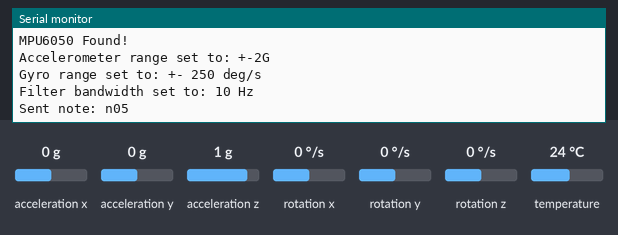
Simulated run of this sketch. Board: Arduino Leonardo, built with avr-gcc and run on an emulated ATmega32U4. On the bench: the last lines printed to the serial monitor. The test bench sets the inputs (shaded band); at power-on: acceleration x 0 g, acceleration z 1 g, acceleration y 0 g, rotation x 0 °/s, rotation y 0 °/s, rotation z 0 °/s, temperature 24 °C. No radio packets arrive unless stated.

Above: at 1.3 s.
1.4 s: acceleration x set to -1.4 g
At 2.6 s:
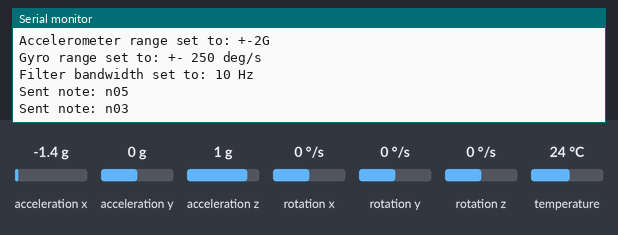
2.9 s: acceleration z set to -1.4 g
At 4.0 s:
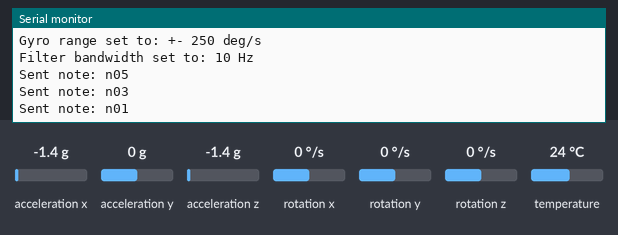
4.4 s: acceleration x set to 0.8 g
At 5.0 s:
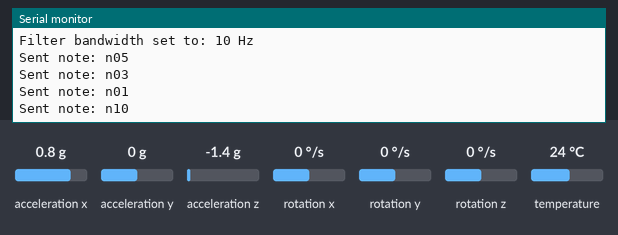
Timing chart, 0 to 7.4 s (numbered marks = the images above; inputs shaded):
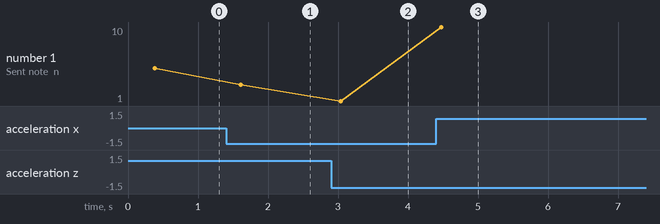

Measured:
- after the input at 1.4 s, the serial monitor: prints a new line after 0.21 s (image 1)
- after the input at 2.9 s, the serial monitor: prints a new line after 0.14 s (image 2)
- after the input at 4.4 s, the serial monitor: prints a new line after 0.07 s (image 3)
- plotted number 1: 5 → 3 after the input at 1.4 s, 3 → 1 after the input at 2.9 s, 1 → 10 after the input at 4.4 s

The sketch:

sketch_pitchglove_left_v2.ino
```cpp
// Trent's pitch glove code
#include <Adafruit_MPU6050.h>
#include <Adafruit_Sensor.h>
#include <Wire.h>
#include <RH_ASK.h>
#include <SPI.h> // Not actually used but needed to compile
#include <Kalman.h> // Source: https://github.com/TKJElectronics/KalmanFilter

// Comment out to enable debugging
//#define DEBUG
//#define DEBUG2
//#define NOTRANSMIT

// Comment out to restrict roll to ±90deg instead - please read: http://www.freescale.com/files/sensors/doc/app_note/AN3461.pdf
//#define RESTRICT_PITCH

// Calibration Defaults
const float accXCal = -0.53;
const float accYCal = -0.01;
const float accZCal = 0.67;
const float gyroXCal = 0.032;
const float gyroYCal = -0.031;

// Create the mpu instance
Adafruit_MPU6050 mpu;

// Create the radio instance
RH_ASK driver(2000, 4, 5);

// Create the Kalman instances
Kalman kalmanX;
Kalman kalmanY;

/* IMU Data */
double accX, accY, accZ;
double gyroX, gyroY, gyroZ;
int16_t tempRaw;

double gyroXangle, gyroYangle; // Angle calculate using the gyro only
double kalAngleX, kalAngleY; // Calculated angle using a Kalman filter

uint32_t timer;
double note_timer;

sensors_event_t a, g, temp;

// Remember previous note states
String last_note = "n00";
String last_play = "s";

void setup(void) {
  Serial.begin(115200);
  while (!Serial)
    delay(10); // will pause Zero, Leonardo, etc until serial console opens
  Serial.println("PitchGlove Gen2!");

  // Try to initialize!
  if (!mpu.begin()) {
    Serial.println("Failed to find MPU6050 chip");
    while (1) {
      delay(10);
    }
  }
  Serial.println("MPU6050 Found!");

  mpu.setAccelerometerRange(MPU6050_RANGE_2_G);
  Serial.print("Accelerometer range set to: ");
  switch (mpu.getAccelerometerRange()) {
  case MPU6050_RANGE_2_G:
    Serial.println("+-2G");
    break;
  case MPU6050_RANGE_4_G:
    Serial.println("+-4G");
    break;
  case MPU6050_RANGE_8_G:
    Serial.println("+-8G");
    break;
  case MPU6050_RANGE_16_G:
    Serial.println("+-16G");
    break;
  }
  mpu.setGyroRange(MPU6050_RANGE_250_DEG);
  Serial.print("Gyro range set to: ");
  switch (mpu.getGyroRange()) {
  case MPU6050_RANGE_250_DEG:
    Serial.println("+- 250 deg/s");
    break;
  case MPU6050_RANGE_500_DEG:
    Serial.println("+- 500 deg/s");
    break;
  case MPU6050_RANGE_1000_DEG:
    Serial.println("+- 1000 deg/s");
    break;
  case MPU6050_RANGE_2000_DEG:
    Serial.println("+- 2000 deg/s");
    break;
  }
  mpu.setFilterBandwidth(MPU6050_BAND_10_HZ);
  Serial.print("Filter bandwidth set to: ");
  switch (mpu.getFilterBandwidth()) {
  case MPU6050_BAND_260_HZ:
    Serial.println("260 Hz");
    break;
  case MPU6050_BAND_184_HZ:
    Serial.println("184 Hz");
    break;
  case MPU6050_BAND_94_HZ:
    Serial.println("94 Hz");
    break;
  case MPU6050_BAND_44_HZ:
    Serial.println("44 Hz");
    break;
  case MPU6050_BAND_21_HZ:
    Serial.println("21 Hz");
    break;
  case MPU6050_BAND_10_HZ:
    Serial.println("10 Hz");
    break;
  case MPU6050_BAND_5_HZ:
    Serial.println("5 Hz");
    break;
  }

  if (!driver.init())
    Serial.println("Wireless init failed");

  Serial.println("");
  delay(100);

  mpu.getEvent(&a, &g, &temp);
  accX = a.acceleration.x + accXCal;
  accY = a.acceleration.y + accYCal;
  accZ = a.acceleration.z + accZCal;

#ifdef RESTRICT_PITCH // Eq. 25 and 26
  double pitch  = atan2(accY, accZ) * RAD_TO_DEG;
  double roll = atan(-accX / sqrt(accY * accY + accZ * accZ)) * RAD_TO_DEG;
#else // Eq. 28 and 29
  double pitch  = atan(accY / sqrt(accX * accX + accZ * accZ)) * RAD_TO_DEG;
  double roll = atan2(-accX, accZ) * RAD_TO_DEG;
#endif

  kalmanX.setAngle(roll); // Set starting angle
  kalmanY.setAngle(pitch);
  gyroXangle = roll;
  gyroYangle = pitch;

  timer = micros();
  note_timer = 0;
}


void loop() {

  /* Get new sensor events with the readings */
  mpu.getEvent(&a, &g, &temp);

  // Read accelerations
  accX = a.acceleration.x + accXCal;
  accY = a.acceleration.y + accYCal;
  accZ = a.acceleration.z + accZCal;

  gyroX = g.gyro.x + gyroXCal;
  gyroY = g.gyro.y + gyroYCal;
  gyroZ = g.gyro.z;

  double dt = (double)(micros() - timer) / 1000000; // Calculate delta time
  timer = micros();
  note_timer = note_timer + dt;

  // Source: http://www.freescale.com/files/sensors/doc/app_note/AN3461.pdf eq. 25 and eq. 26
  // atan2 outputs the value of -π to π (radians) - see http://en.wikipedia.org/wiki/Atan2
  // It is then converted from radians to degrees
#ifdef RESTRICT_PITCH // Eq. 25 and 26
  double pitch  = atan2(accY, accZ) * RAD_TO_DEG;
  double roll = atan(-accX / sqrt(accY * accY + accZ * accZ)) * RAD_TO_DEG;
#else // Eq. 28 and 29
  double pitch  = atan(accY / sqrt(accX * accX + accZ * accZ)) * RAD_TO_DEG;
  double roll = atan2(-accX, accZ) * RAD_TO_DEG;
#endif

  //double gyroXrate = gyroX / 131.0; // Convert to deg/s
  //double gyroYrate = gyroY / 131.0; // Convert to deg/s
  double gyroXrate = gyroX * RAD_TO_DEG;
  double gyroYrate = gyroY * RAD_TO_DEG;

#ifdef RESTRICT_PITCH
  // This fixes the transition problem when the accelerometer angle jumps between -180 and 180 degrees
  if ((roll < -90 && kalAngleX > 90) || (roll > 90 && kalAngleX < -90)) {
    kalmanX.setAngle(roll);
    kalAngleX = roll;
    gyroXangle = roll;
  } else
    kalAngleX = kalmanX.getAngle(roll, gyroYrate, dt); // Calculate the angle using a Kalman filter

  if (abs(kalAngleX) > 90)
    gyroXrate = -gyroXrate; // Invert rate, so it fits the restriced accelerometer reading
  kalAngleY = kalmanY.getAngle(pitch, gyroXrate, dt);
#else
  // This fixes the transition problem when the accelerometer angle jumps between -180 and 180 degrees
  if ((pitch < -90 && kalAngleY > 90) || (pitch > 90 && kalAngleY < -90)) {
    kalmanY.setAngle(pitch);
    kalAngleY = pitch;
    gyroYangle = pitch;
  } else
    kalAngleY = kalmanY.getAngle(pitch, gyroXrate, dt); // Calculate the angle using a Kalman filter

  if (abs(kalAngleY) > 90)
    gyroYrate = -gyroYrate; // Invert rate, so it fits the restriced accelerometer reading
  kalAngleX = kalmanX.getAngle(roll, gyroYrate, dt); // Calculate the angle using a Kalman filter
#endif

  gyroXangle += gyroYrate * dt; // Calculate gyro angle without any filter
  gyroYangle += gyroXrate * dt;

  // Reset the gyro angle when it has drifted too much
  if (gyroXangle < -180 || gyroXangle > 180)
    gyroXangle = kalAngleX;
  if (gyroYangle < -180 || gyroYangle > 180)
    gyroYangle = kalAngleY;


  String note = last_note;
  double rotation = roll;
  if (note_timer > 0.2) {
    if (rotation > 82) note = "n01";
      else if (rotation > 62 and rotation < 78) note = "n02";
      else if (rotation > 42 and rotation < 58) note = "n03";
      else if (rotation > 22 and rotation < 38) note = "n04";
      else if (rotation > 2 and rotation < 18) note = "n05";
      else if (rotation > -18 and rotation < -2) note = "n06";
      else if (rotation > -38 and rotation < -22) note = "n07";
      else if (rotation > -58 and rotation < -42) note = "n08";
      else if (rotation > -78 and rotation < -62) note = "n09";
      else if (rotation <= -82) note = "n10";
      note_timer = 0;
  }
  //Serial.print("\nnote_timer :"); Serial.print(note_timer);

  // Show results 1
#ifdef DEBUG
  Serial.print("roll: "); Serial.print(roll);
  Serial.print("\tgyroAngleX: "); Serial.print(gyroXangle);
  Serial.print("\tkalAngleX: "); Serial.print(kalAngleX);
  Serial.print("\tpitch: "); Serial.print(pitch);
  Serial.print("\tgyroAngleY: "); Serial.print(gyroYangle);
  Serial.print("\tkalAngleY: "); Serial.println(kalAngleY);
#endif

  // Show results 2
#ifdef DEBUG2
  Serial.print(F("X Pitch: "));
  Serial.print(kalAngleY);
  Serial.print(F("\tY Roll: "));
  Serial.print(kalAngleX);
  Serial.print(F("\tNote: "));
  Serial.print(note);
  Serial.print(F("\tPlay: "));
  Serial.println(play);
#endif

  //Calculation experiments
  //float accel_ang_x = -atan2(ax,az)/2/3.141592654*360;
  //float accel_ang_y = -atan2(ay,az)/2/3.141592654*360;
  //float accel_ang_x = atan2(ax,az)*180/3.141592654;
  //float pitch = atan2(-ax, sqrt(ay*ay + az*az))*180/3.141592654;
  //float roll = atan2(-ay,az)*180/3.141592654;

#ifndef NOTRANSMIT
  if (last_note != note)
  {
    String status = note;
    char *msg = "n00";
    status.toCharArray(msg,4);
    driver.send((uint8_t *)msg, strlen(msg));
    driver.waitPacketSent();
    Serial.print("\nSent note: "); Serial.print(note);
  }
#endif

  last_note = note;

#ifdef DEBUG2
   delay(100);
#endif

   delay(2);

}
```
